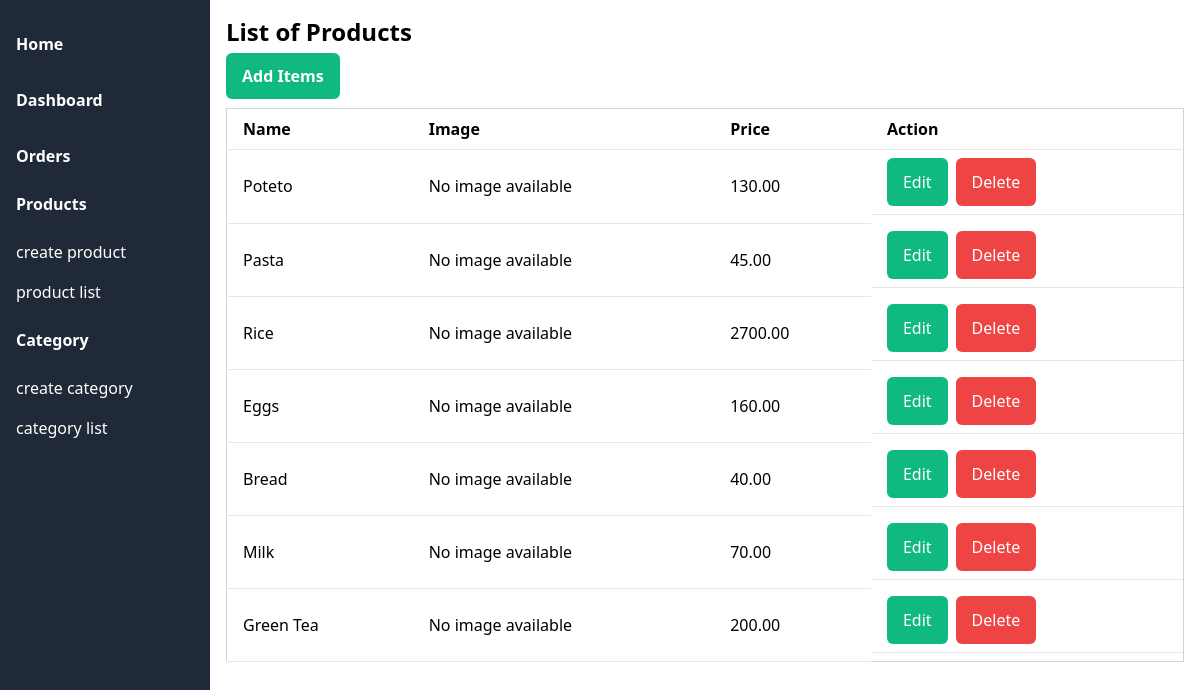
The app's page /product_list/ (signed in) with its own data.
### shop/models.py (models this page shows, shortened)
class Product(models.Model):
    category = models.ForeignKey(Category,related_name='products', on_delete=models.CASCADE)
    name = models.CharField(max_length=200)
    slug = models.SlugField(max_length=200,unique=True)
    product_image = models.ImageField(upload_to='product_image', blank=True,null=True)
    description = models.TextField(blank=True)
    summary = models.CharField(max_length=300)
    price = models.DecimalField(max_digits=10, decimal_places=2)
    available = models.BooleanField(default=True)
    created = models.DateTimeField(auto_now_add=True)
    updated = models.DateTimeField(auto_now=True)
    featured = models.BooleanField(default=False)
    brand= models.ForeignKey(Brand, on_delete=models.CASCADE, related_name='brand', null=True, blank=True)
    class Meta:
        ordering = ['name']
        indexes = [
            models.Index(fields=['id', 'slug']),
            models.Index(fields=['name']),
            models.Index(fields=['-created']),
        ]

### administration/views.py (the view)
# urls.py: path('product_list/', views.product_list, name='product-list' ),
@login_required
def product_list(requset):
    products = Product.objects.order_by("-id")
    return render(requset, "product/product_list.html", {"products": products})

### cart/context_processors.py (called while the page is built)
def cart_items_count(request):
    session_id = request.session.session_key
    cart_items = CartItem.objects.filter(session_id=session_id)
    cart_items_count = 0
    for item in cart_items:
        cart_items_count += item.quantity
    return {"cart_items_count": cart_items_count}

### administration/templates/product/product_list.html
{% extends "admin.html" %}
{% block body %}
<div class="container mx-auto p-4">
    <h1 class="text-2xl font-bold mb-4">List of Products</h1>
    <div class="mb-5">
        <a href="{% url 'create-product' %}" class="font-semibold bg-green-500 px-4 py-3 text-white rounded-md">Add Items</a>
    </div>
    <table class="min-w-full bg-white border border-gray-300 items-center">
      <thead>
        <tr>
          <th class="py-2 px-4 border-b mb-2 text-left">Name</th>
          <th class="py-2 px-4 border-b mb-2 text-left">Image</th>
          <th class="py-2 px-4 border-b mb-2 text-left">Price</th>
          <th class="py-2 px-4 border-b mb-2 text-left">Action</th>
        </tr>
      </thead>
      <tbody>
        {% for product in products %}
        <tr>
          <td class="py-2 px-4 border-b mb-2 text-left">{{product.name}}</td>
          <td class="py-2 px-4 border-b mb-2 text-left">
            {% if product.image %}
      <img src="{{ product.image.url }}" alt="Product" class="w-16 h-16 object-cover">
    {% else %}
      No image available
    {% endif %}
          </td>
          <td class="py-2 px-4 border-b mb-2 text-left">{{product.price}}</td>
          <td class="py-2 px-4 border-b mb-2 text-left flex gap-2">
            <a href="{% url 'update-product' product.pk %}" class="bg-green-500 px-4 py-3 text-white rounded-md">Edit</a>
            <a href="{% url 'delete-product' product.pk %}" onclick="return confirm('Are you sure you want to delete this product?')" class="bg-red-500 px-4 py-3 text-white rounded-md">Delete</a>
          </td>
        </tr>
        {% endfor %}
      </tbody>
    </table>
  </div>
{% endblock %}

### records on screen
Product: name "Poteto", price "130.00"
Product: name "Pasta", price "45.00"
Product: name "Rice", price "2700.00"
Product: name "Eggs", price "160.00"
Product: name "Bread", price "40.00"
Product: name "Milk", price "70.00"
Product: name "Green Tea", price "200.00"
